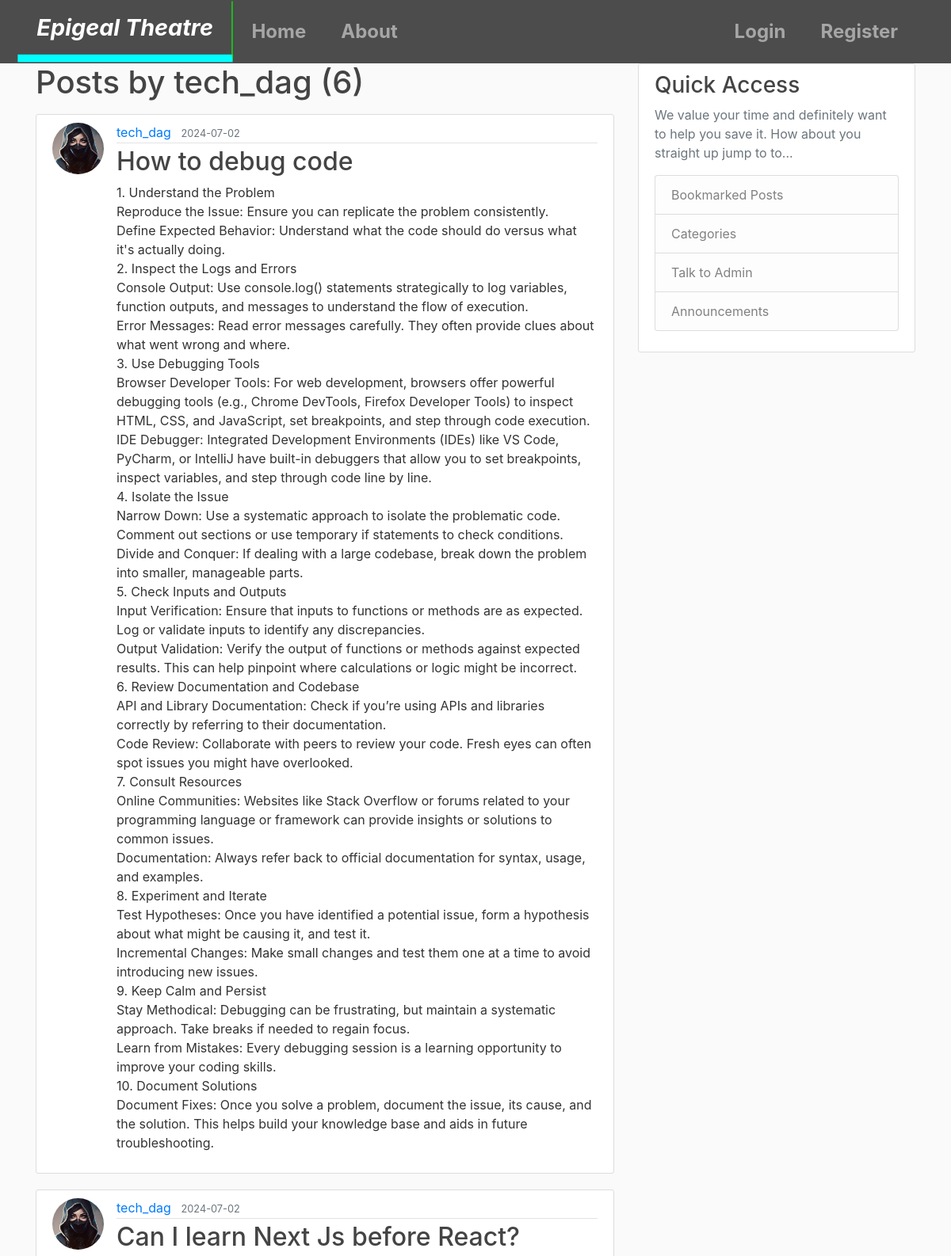
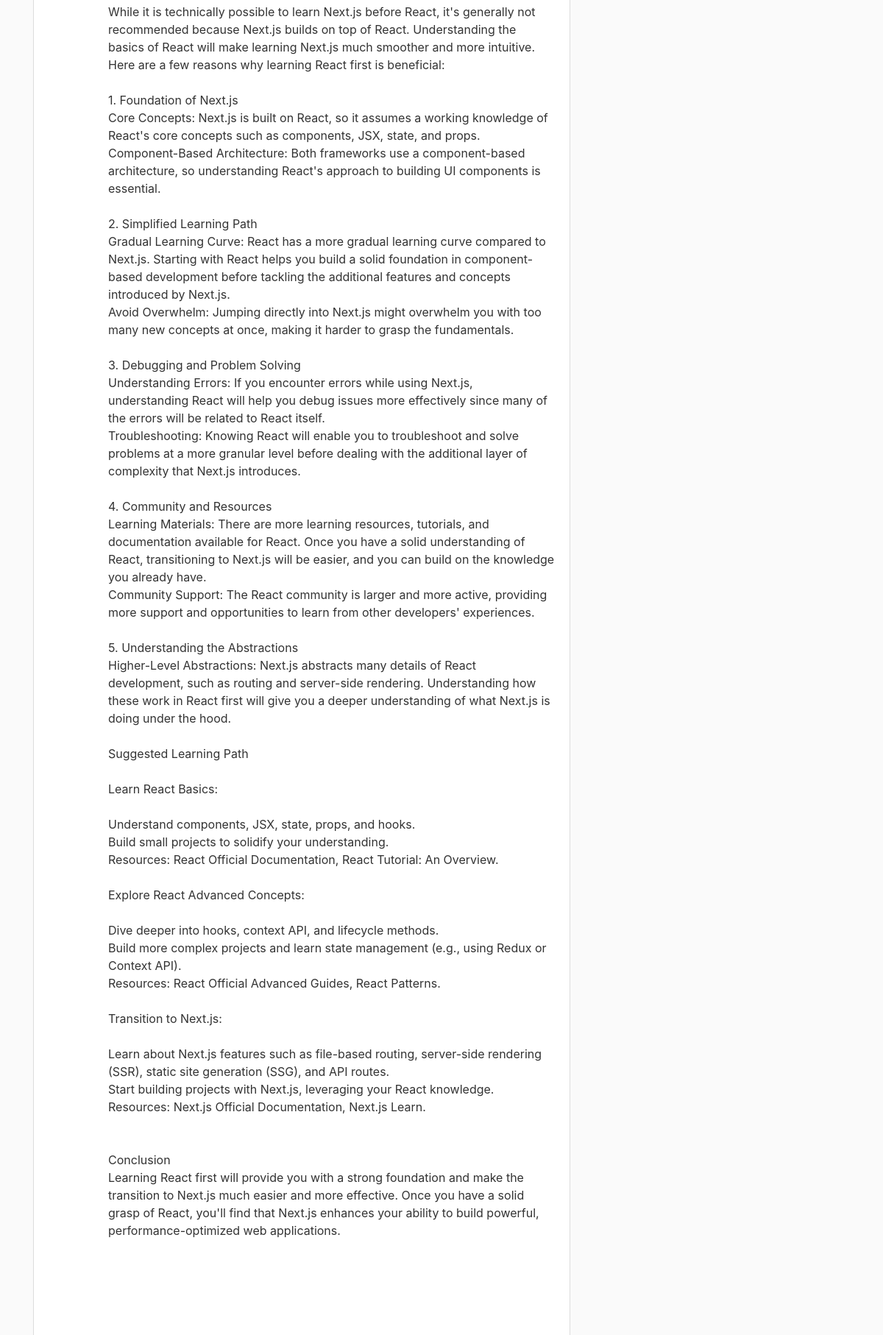
Page /user/tech_dag (upper part) on the committed database (2 pictures, top to bottom).
### flaskblog/models.py (models this page shows, shortened)
class User(db.Model, UserMixin):
	id = db.Column(db.Integer, primary_key=True)
	username =  db.Column(db.String(20), unique=True,nullable=False)
	email = db.Column(db.String(120), unique=True,nullable=False)
	image_file = db.Column(db.String(20),nullable=False, default = 'default.jpg')
	password = db.Column(db.String(60),nullable=False)
	posts = db.relationship('Post', backref='author', lazy=True)

class Post(db.Model):
	id = db.Column(db.Integer,primary_key=True)
	title=db.Column(db.String(100), nullable=False)
	date_posted = db.Column(db.DateTime, nullable=False, default=datetime.utcnow)
	content = db.Column(db.Text, nullable=False)
	user_id =db.Column(db.Integer, db.ForeignKey('user.id'), nullable=False)

### flaskblog/routes.py (the view)
@app.route("/user/<string:username>")
def user_posts(username):
	page = request.args.get('page',1, type=int)
	user =User.query.filter_by(username=username).first_or_404()
	posts = Post.query.filter_by(author=user).order_by(Post.date_posted.desc()).paginate(page=page, per_page=5)
	return render_template('user_post.html', posts=posts, user=user)

### flaskblog/templates/user_post.html (shortened to what this page needs)
{% extends "layout.html" %}
{% block content %}
	<h1 class = "mb-3">Posts by {{ user.username }} ({{ posts.total }})</h1>
		{% for post in posts.items %}
		<article class="media content-section">
			<img class= "rounded-circle article-img" src="{{ url_for('static', filename='assets/' + post.author.image_file) }}">
			<div class="media-body">
			    <div class="article-metadata">
			      <a class="mr-2" href="{{ url_for('user_posts', username=post.author.username) }}">{{ post.author.username }}</a>
			      <small class="text-muted">{{ post.date_posted.strftime('%Y-%m-%d') }}</small>
			    </div>
			    <h2><a class="article-title" href="{{ url_for('post', post_id=post.id) }}">{{ post.title }}</a></h2>
			    <p class="article-content">{{ post.content }}</p>
			</div>
		</article>
		{% endfor %}
{% endblock content %}

### flaskblog/static/main.css (style rules this page uses)
body { background: #fafafa; color: #333333; margin-top: 5rem; }
h1, h2, h3, h4, h5, h6 { color: #444444; }
.content-section { background: #ffffff; padding: 10px 20px; border: 1px solid #dddddd; border-radius: 3px; margin-bottom: 20px; }
.article-title { color: #444444; }
.article-content { white-space: pre-line; }
.article-img { height: 65px; width: 65px; margin-right: 16px; }
.article-metadata { padding-bottom: 1px; margin-bottom: 4px; border-bottom: 1px solid #e3e3e3 }

### rows in the picture
User: username "tech_dag"
Post: image_file (placeholder picture), author.username "tech_dag", date_posted "2024-07-02", title "How to debug code", content "1. Understand the Problem Reproduce the Issue: Ensure you can replicate the problem consistently. Define Expected Behavior: Understand what the code should do versus what it's actually doing. 2. Inspect the Logs and Errors Console Output: Use console.log() statements strategically to log variables, function outputs, and messages to understand the flow of execution. Error Messages: Read error messages carefully. They often provide clues about what went wrong and where. 3. Use Debugging Tools Browser Developer Tools: For web development, browsers offer powerful debugging tools (e.g., Chrome DevTools, Firefox Developer Tools) to inspect HTML, CSS, and JavaScript, set breakpoints, and step…"
Post: image_file (placeholder picture), author.username "tech_dag", date_posted "2024-07-02", title "Can I learn Next Js before React?", content "While it is technically possible to learn Next.js before React, it's generally not recommended because Next.js builds on top of React. Understanding the basics of React will make learning Next.js much smoother and more intuitive. Here are a few reasons why learning React first is beneficial: 1. Foundation of Next.js Core Concepts: Next.js is built on React, so it assumes a working knowledge of React's core concepts such as components, JSX, state, and props. Component-Based Architecture: Both frameworks use a component-based architecture, so understanding React's approach to building UI components is essential. 2. Simplified Learning Path Gradual Learning Curve: React has a more gradual…"

### other values in the picture
{{ posts.total }} "6"
